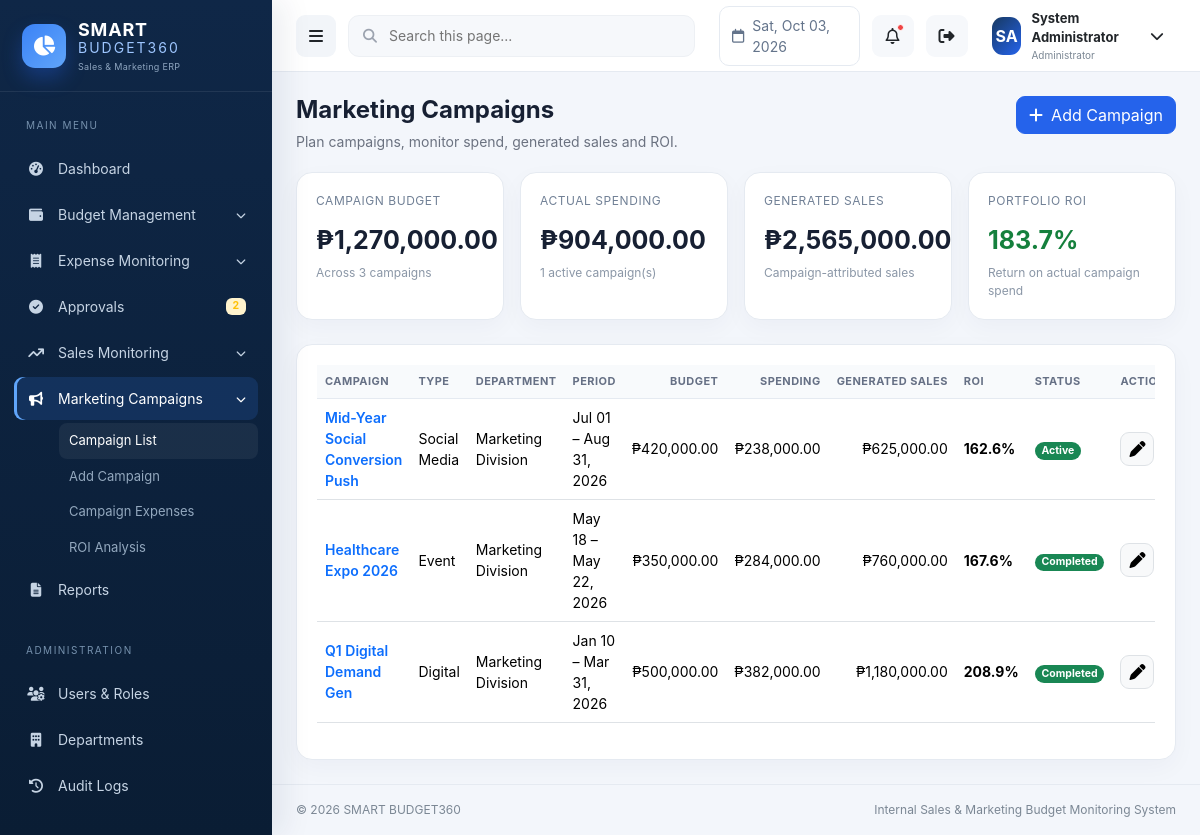
/marketing/index.php (signed in), run on the app's committed database.
### tables this page shows
CREATE TABLE campaigns (
  id INT UNSIGNED AUTO_INCREMENT PRIMARY KEY,
  campaign_name VARCHAR(180) NOT NULL,
  campaign_type VARCHAR(80) NOT NULL,
  department_id INT UNSIGNED NOT NULL,
  start_date DATE NOT NULL,
  end_date DATE NOT NULL,
  budget DECIMAL(15,2) NOT NULL DEFAULT 0,
  actual_spending DECIMAL(15,2) NOT NULL DEFAULT 0,
  generated_sales DECIMAL(15,2) NOT NULL DEFAULT 0,
  status ENUM('Planned','Active','Completed','Cancelled') NOT NULL DEFAULT 'Planned',
  created_by INT UNSIGNED NOT NULL,
  created_at TIMESTAMP DEFAULT CURRENT_TIMESTAMP,
  updated_at TIMESTAMP DEFAULT CURRENT_TIMESTAMP ON UPDATE CURRENT_TIMESTAMP,
  CONSTRAINT fk_campaign_department FOREIGN KEY (department_id) REFERENCES departments(id),
  CONSTRAINT fk_campaign_creator FOREIGN KEY (created_by) REFERENCES users(id),
  INDEX idx_campaign_dates (start_date,end_date), INDEX idx_campaign_status (status)
);

CREATE TABLE departments (
  id INT UNSIGNED AUTO_INCREMENT PRIMARY KEY,
  name VARCHAR(120) NOT NULL UNIQUE,
  code VARCHAR(20) NOT NULL UNIQUE,
  is_active TINYINT(1) NOT NULL DEFAULT 1,
  created_at TIMESTAMP DEFAULT CURRENT_TIMESTAMP,
  updated_at TIMESTAMP DEFAULT CURRENT_TIMESTAMP ON UPDATE CURRENT_TIMESTAMP
);

### marketing/index.php (the view)
<?php
require_once dirname(__DIR__).'/includes/bootstrap.php';require_module('marketing');$pageTitle='Campaign List';$activeMenu='campaign-list';$rows=db()->query("SELECT c.*,d.name department,CONCAT(u.first_name,' ',u.last_name) creator,CASE WHEN c.actual_spending>0 THEN ((c.generated_sales-c.actual_spending)/c.actual_spending)*100 ELSE 0 END roi FROM campaigns c JOIN departments d ON d.id=c.department_id JOIN users u ON u.id=c.created_by ORDER BY c.start_date DESC,c.id DESC")->fetchAll();$campaignBudget=array_sum(array_column($rows,'budget'));$campaignSpend=array_sum(array_column($rows,'actual_spending'));$campaignSales=array_sum(array_column($rows,'generated_sales'));$portfolioRoi=$campaignSpend>0?(($campaignSales-$campaignSpend)/$campaignSpend*100):0;$activeCampaigns=count(array_filter($rows,fn($r)=>$r['status']==='Active'));require ROOT_PATH.'/includes/header.php';?>
<div class="page-head"><div><h1>Marketing Campaigns</h1><p>Plan campaigns, monitor spend, generated sales and ROI.</p></div><a class="btn btn-primary" href="<?=e(url('marketing/create.php'))?>"><i class="fa-solid fa-plus me-2"></i>Add Campaign</a></div><div class="row g-3 mb-4"><div class="col-md-3"><div class="kpi-card"><div class="kpi-label">Campaign Budget</div><div class="kpi-value"><?=money($campaignBudget)?></div><div class="kpi-meta">Across <?=count($rows)?> campaigns</div></div></div><div class="col-md-3"><div class="kpi-card"><div class="kpi-label">Actual Spending</div><div class="kpi-value"><?=money($campaignSpend)?></div><div class="kpi-meta"><?=$activeCampaigns?> active campaign(s)</div></div></div><div class="col-md-3"><div class="kpi-card"><div class="kpi-label">Generated Sales</div><div class="kpi-value"><?=money($campaignSales)?></div><div class="kpi-meta">Campaign-attributed sales</div></div></div><div class="col-md-3"><div class="kpi-card"><div class="kpi-label">Portfolio ROI</div><div class="kpi-value <?=$portfolioRoi>=0?'roi-positive':'roi-negative'?>"><?=number_format($portfolioRoi,1)?>%</div><div class="kpi-meta">Return on actual campaign spend</div></div></div></div><div class="card-panel"><div class="card-body"><div class="table-responsive"><table class="table data-table"><thead><tr><th>Campaign</th><th>Type</th><th>Department</th><th>Period</th><th class="text-end">Budget</th><th class="text-end">Spending</th><th class="text-end">Generated Sales</th><th>ROI</th><th>Status</th><th>Actions</th></tr></thead><tbody><?php foreach($rows as $r):?><tr><td class="fw-semibold text-primary"><?=e($r['campaign_name'])?></td><td><?=e($r['campaign_type'])?></td><td><?=e($r['department'])?></td><td><?=e(date('M d',strtotime($r['start_date'])).' – '.date('M d, Y',strtotime($r['end_date'])))?></td><td class="text-end"><?=money($r['budget'])?></td><td class="text-end"><?=money($r['actual_spending'])?></td><td class="text-end"><?=money($r['generated_sales'])?></td><td class="<?=$r['roi']>=0?'roi-positive':'roi-negative'?>"><?=number_format((float)$r['roi'],1)?>%</td><td><?=status_badge($r['status'])?></td><td><div class="table-actions"><a class="btn btn-light border" href="<?=e(url('marketing/edit.php?id='.$r['id']))?>"><i class="fa-solid fa-pen"></i></a><a class="btn btn-light border" href="<?=e(url('marketing/expenses.php?campaign_id='.$r['id']))?>"><i class="fa-solid fa-receipt"></i></a><?php if(has_role(['Administrator','Marketing Manager'])):?><a data-confirm="Delete this campaign and its expense entries?" class="btn btn-light border text-danger" href="<?=e(url('marketing/delete.php?id='.$r['id'].'&token='.csrf_token()))?>"><i class="fa-solid fa-trash"></i></a><?php endif;?></div></td></tr><?php endforeach;?></tbody></table></div></div></div><?php require ROOT_PATH.'/includes/footer.php';?>

### includes/functions.php (shortened to what this page needs)
<?php
function db(): PDO
{
    static $pdo = null;
    if (!$pdo) {
        $pdo = (new Database())->connect();
    }
    return $pdo;
}
function e(?string $value): string
{
    return htmlspecialchars((string)$value, ENT_QUOTES, 'UTF-8');
}
function url(string $path = ''): string
{
    return BASE_URL . ($path ? '/' . ltrim($path, '/') : '');
}
function money(float|int|string|null $amount): string
{
    return APP_CURRENCY_SYMBOL . number_format((float)$amount, 2);
}
function status_badge(string $status): string
{
    $class = match (strtolower($status)) {
        'approved', 'active', 'completed' => 'success',
        'rejected', 'inactive', 'cancelled' => 'danger',
        'pending', 'draft' => 'warning',
        default => 'secondary',
    };
    return '<span class="badge rounded-pill text-bg-' . $class . '">' . e(ucfirst($status)) . '</span>';
}

### assets/css/app.css (style rules this page uses)
:root { --navy:#0f2747;--navy2:#173961;--royal:#2563eb;--green:#16a34a;--orange:#f59e0b;--purple:#7c3aed; --surface:#ffffff;--bg:#f3f6fb;--text:#172033;--muted:#6b7280;--border:#e5eaf1;--sidebar:272px;--topbar:72px; }
* { box-sizing:border-box }
body { margin:0;background:var(--bg);color:var(--text);font-family:Inter,Segoe UI,Arial,sans-serif;font-size:14px }
.page-head { display:flex;align-items:flex-start;justify-content:space-between;gap:16px;margin-bottom:20px }
.page-head h1 { font-size:24px;font-weight:750;margin:0 }
.page-head p { margin:6px 0 0;color:var(--muted) }
.card-panel { background:#fff;border:1px solid var(--border);border-radius:16px;box-shadow:0 8px 24px rgba(15,39,71,.035) }
.card-panel .card-body { padding:20px }
.kpi-card { background:#fff;border:1px solid var(--border);border-radius:16px;padding:19px;box-shadow:0 8px 24px rgba(15,39,71,.035);height:100% }
.kpi-label { font-size:12px;color:#718096;text-transform:uppercase;letter-spacing:.55px }
.kpi-value { font-size:25px;font-weight:750;margin:12px 0 5px }
.kpi-meta { font-size:12px;color:#8b97a7 }
.table { --bs-table-bg:transparent }
.table thead th { font-size:11px;text-transform:uppercase;letter-spacing:.45px;color:#667085;background:#f8fafc;border-bottom:1px solid var(--border);white-space:nowrap }
.table td { vertical-align:middle }
.btn { border-radius:9px }
.btn-primary { background:#2563eb;border-color:#2563eb }
.table-actions { display:flex;gap:6px;white-space:nowrap }
.table-actions .btn { width:34px;height:34px;padding:0;display:grid;place-items:center }
.roi-positive { color:#15803d;font-weight:700 }

### data on the page
campaigns: campaign_name "Mid-Year Social Conversion Push", campaign_type "Social Media", department.name "Marketing Division", start_date+end_date "Jul 01 – Aug 31, 2026", budget "₱420,000.00", actual_spending "₱238,000.00", generated_sales "₱625,000.00", roi "162.6", status "Active"
campaigns: campaign_name "Healthcare Expo 2026", campaign_type "Event", department.name "Marketing Division", start_date+end_date "May 18 – May 22, 2026", budget "₱350,000.00", actual_spending "₱284,000.00", generated_sales "₱760,000.00", roi "167.6", status "Completed"
campaigns: campaign_name "Q1 Digital Demand Gen", campaign_type "Digital", department.name "Marketing Division", start_date+end_date "Jan 10 – Mar 31, 2026", budget "₱500,000.00", actual_spending "₱382,000.00", generated_sales "₱1,180,000.00", roi "208.9", status "Completed"

### other printed values
$pendingApprovalCount "2"
role_name() "Administrator"
money($campaignBudget) "₱1,270,000.00"
count($rows) "3"
money($campaignSpend) "₱904,000.00"
$activeCampaigns "1"
money($campaignSales) "₱2,565,000.00"
$portfolioRoi "183.7"
